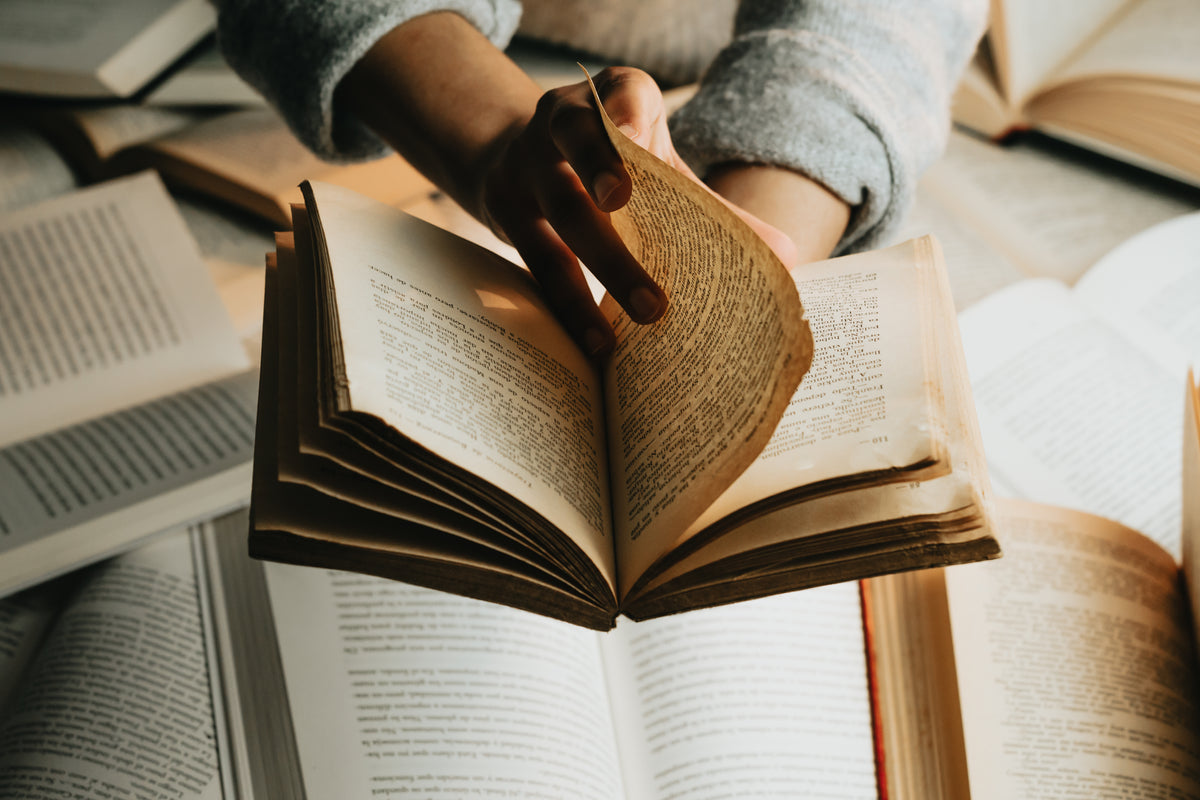
#> input picture Merge/image1.png, 1200 x 800 px
$ jupyter execute Image_merger.ipynb
#> lines starting #> are read from the running program, lines starting #| are printed output that depends on the picture
[cell 1]
# !pip install Pillow
# !pip install matplotlib

[cell 2]
import matplotlib.pyplot as plt
from PIL import Image
import time

def render_img(img):
#> called with img = 'image1.png'
    image = Image.open(img)
#> image is the input picture: PIL image 1200x800 RGB; mean R, G, B 142.8, 131, 113
#> call 2 of render_img, with img = 'image2.png'
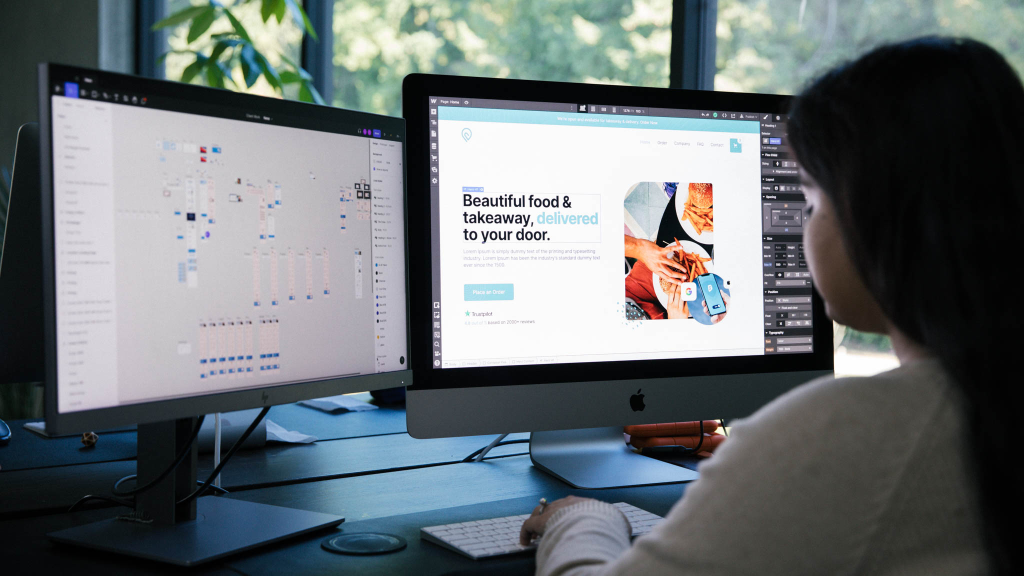
#> input picture Merge/image2.png, 2048 x 1152 px (shown at 1/2 size)
#> in render_img, image is the input picture: PIL image 2048x1152 RGB; mean R, G, B 105.8, 112.6, 115.2
    plt.imshow(image)
    plt.show()
    return image

def auto_resize(img_1, img_2):
    master_size = img_1.size
#> master_size = (1200, 800)
    img_2.resize((master_size[0], master_size[1]))
    return master_size

def img_merge(img_1, img_2, master_size):
#> called with master_size = (1200, 800)
    merged_image = Image.new("RGB", (master_size[0] * 2, master_size[1]), (250, 250, 250))
#> merged_image: PIL image 2400x800 RGB; every value is 250
    merged_image.paste(img_1)
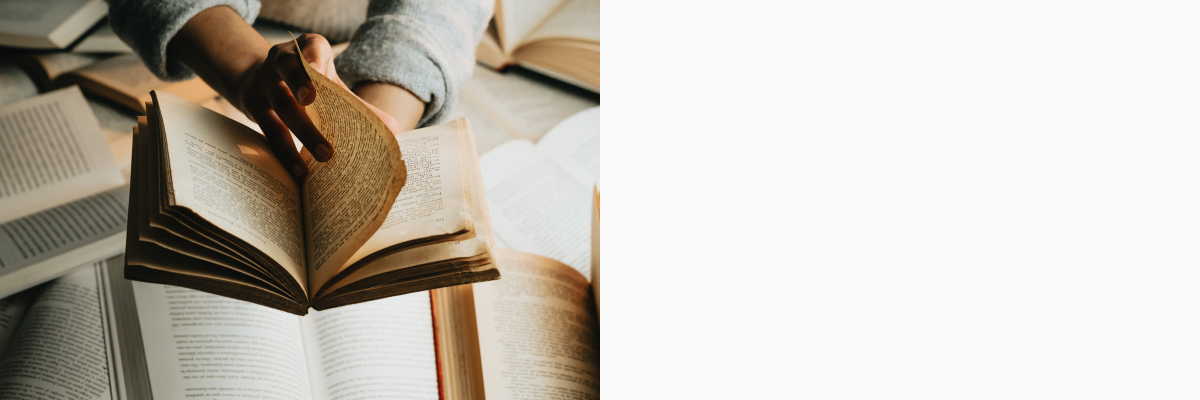
#> merged_image: PIL image 2400x800 RGB (shown at 1/2 size); mean R, G, B 196.4, 190.5, 181.5
    merged_image.paste(img_2, (master_size[0], 0))
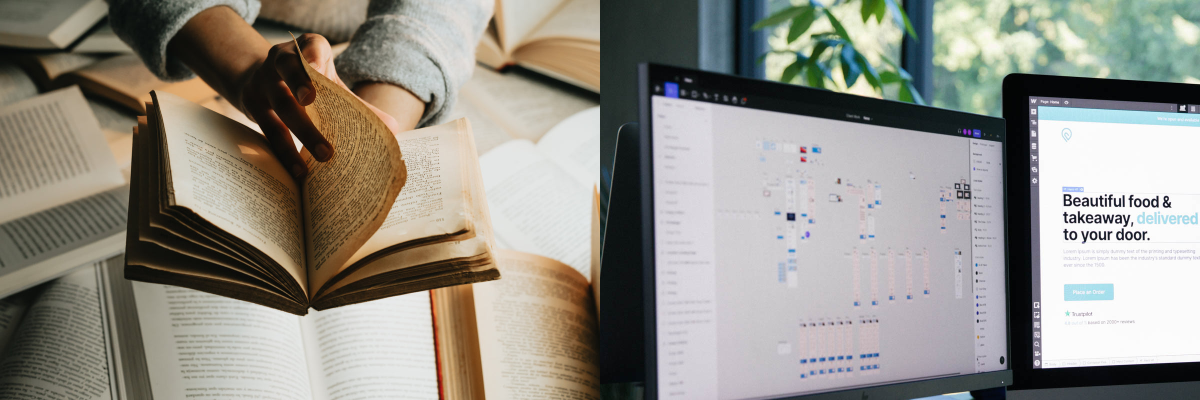
#> merged_image: PIL image 2400x800 RGB (shown at 1/2 size); mean R, G, B 146, 142.9, 134.2
    output_path = "merged.png"
    merged_image.save(output_path)
    render_img(output_path)

if __name__ == "__main__":
    print("Running image_merger.py as main script...")
    time.sleep(1)

    print("Displaying image1.png...")
    img_1 = render_img("image1.png")
    time.sleep(2)

    print("Displaying image2.png...")
    img_2 = render_img("image2.png")
    time.sleep(2)

    print("Merging image1.png and image2.png...")
    print("Merged image saved as merged.png")
    time.sleep(1)

    (img_merge(img_1, img_2, auto_resize(img_1, img_2)))
    time.sleep(1)

    print("Exiting image_merger.py...")
